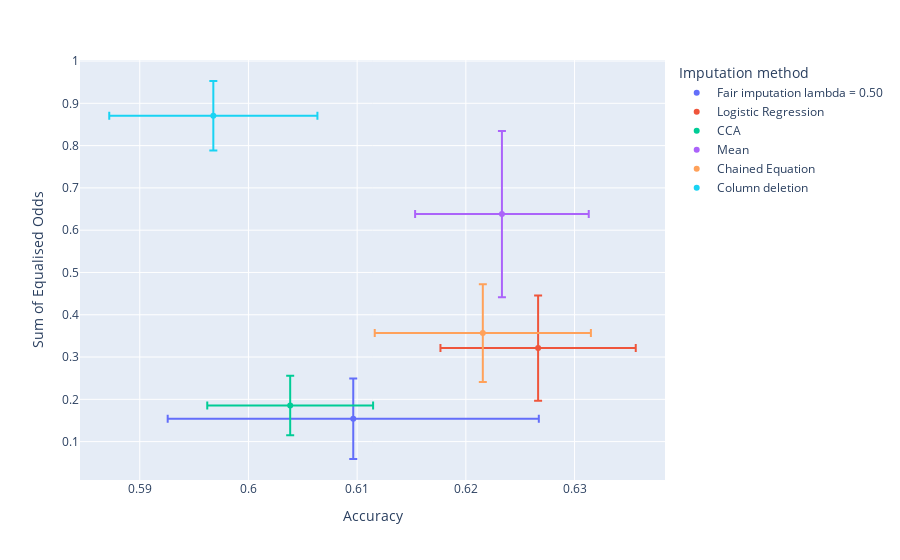
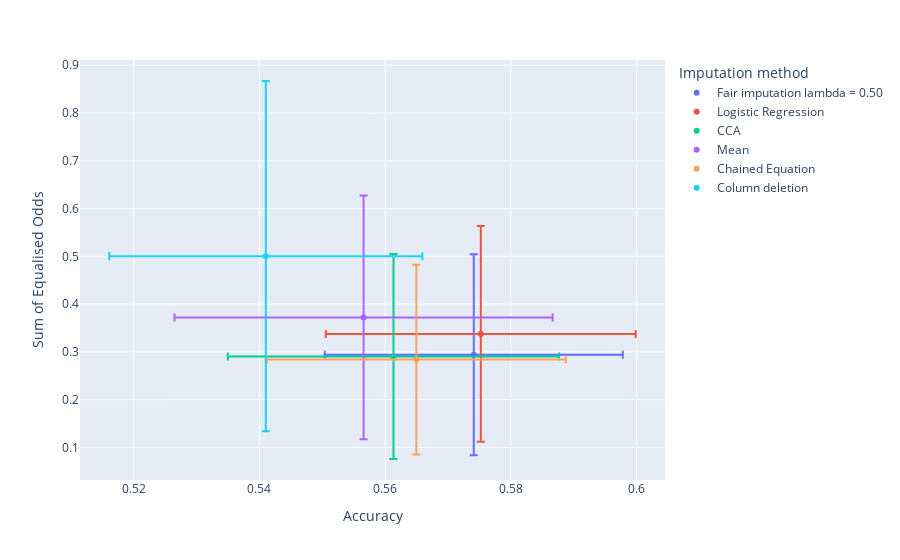
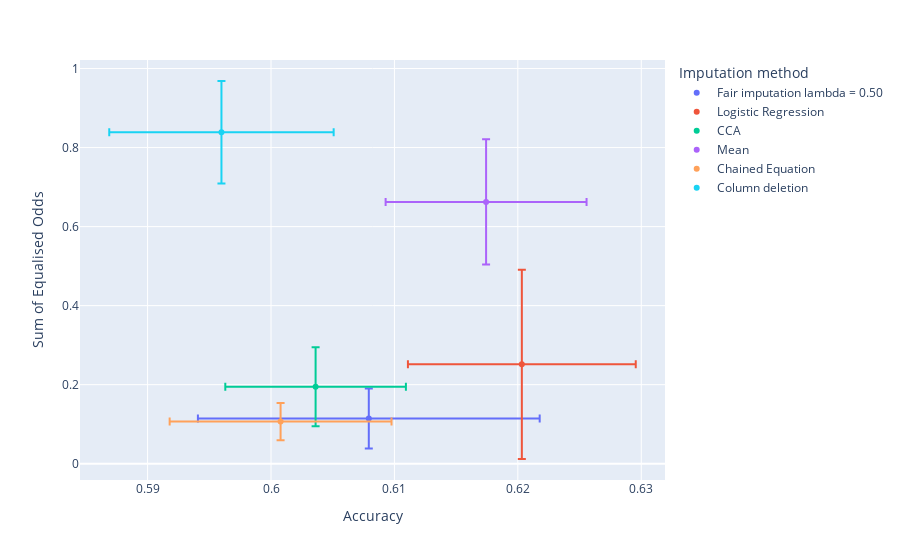
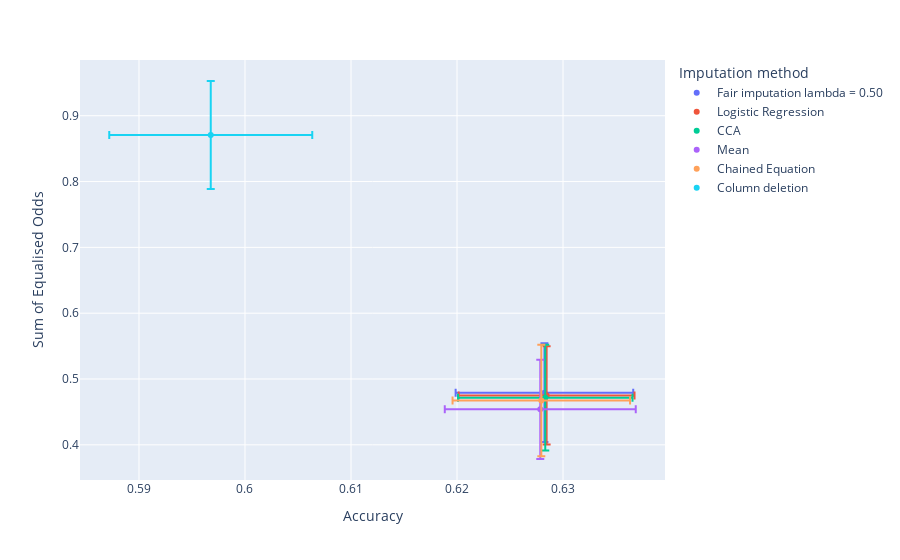

Write notebook code for charts like these, in order.
### Code cell
for key in compas.keys():
    plot_acc_vs_fair(compas, key, plot_folders[0]+"-".join(key.split("|")))

### Figure 1 — Plotly figure (JSON) as saved in the notebook; plotly's stock layout.template omitted (floating-point values rounded to 4 significant figures)
{"data": [{"error_x": {"array": [0.01707]}, "error_y": {"array": [0.09504]}, "hovertemplate": "Imputation method=Fair imputation lambda = 0.50<br>Accuracy=%{x}<br>Sum of Equalised Odds=%{y}<extra></extra>", "legendgroup": "Fair imputation lambda = 0.50", "marker": {"color": "#636efa", "symbol": "circle"}, "mode": "markers", "name": "Fair imputation lambda = 0.50", "orientation": "v", "showlegend": true, "type": "scatter", "x": [0.6096], "xaxis": "x", "y": [0.1539], "yaxis": "y"}, {"error_x": {"array": [0.008983]}, "error_y": {"array": [0.1246]}, "hovertemplate": "Imputation method=Logistic Regression<br>Accuracy=%{x}<br>Sum of Equalised Odds=%{y}<extra></extra>", "legendgroup": "Logistic Regression", "marker": {"color": "#EF553B", "symbol": "circle"}, "mode": "markers", "name": "Logistic Regression", "orientation": "v", "showlegend": true, "type": "scatter", "x": [0.6266], "xaxis": "x", "y": [0.3212], "yaxis": "y"}, {"error_x": {"array": [0.007628]}, "error_y": {"array": [0.0703]}, "hovertemplate": "Imputation method=CCA<br>Accuracy=%{x}<br>Sum of Equalised Odds=%{y}<extra></extra>", "legendgroup": "CCA", "marker": {"color": "#00cc96", "symbol": "circle"}, "mode": "markers", "name": "CCA", "orientation": "v", "showlegend": true, "type": "scatter", "x": [0.6038], "xaxis": "x", "y": [0.1855], "yaxis": "y"}, {"error_x": {"array": [0.007986]}, "error_y": {"array": [0.1966]}, "hovertemplate": "Imputation method=Mean<br>Accuracy=%{x}<br>Sum of Equalised Odds=%{y}<extra></extra>", "legendgroup": "Mean", "marker": {"color": "#ab63fa", "symbol": "circle"}, "mode": "markers", "name": "Mean", "orientation": "v", "showlegend": true, "type": "scatter", "x": [0.6233], "xaxis": "x", "y": [0.6382], "yaxis": "y"}, {"error_x": {"array": [0.009943]}, "error_y": {"array": [0.1157]}, "hovertemplate": "Imputation method=Chained Equation<br>Accuracy=%{x}<br>Sum of Equalised Odds=%{y}<extra></extra>", "legendgroup": "Chained Equation", "marker": {"color": "#FFA15A", "symbol": "circle"}, "mode": "markers", "name": "Chained Equation", "orientation": "v", "showlegend": true, "type": "scatter", "x": [0.6216], "xaxis": "x", "y": [0.3567], "yaxis": "y"}, {"error_x": {"array": [0.009575]}, "error_y": {"array": [0.08212]}, "hovertemplate": "Imputation method=Column deletion<br>Accuracy=%{x}<br>Sum of Equalised Odds=%{y}<extra></extra>", "legendgroup": "Column deletion", "marker": {"color": "#19d3f3", "symbol": "circle"}, "mode": "markers", "name": "Column deletion", "orientation": "v", "showlegend": true, "type": "scatter", "x": [0.5968], "xaxis": "x", "y": [0.8706], "yaxis": "y"}], "layout": {"legend": {"title": {"text": "Imputation method"}, "tracegroupgap": 0}, "margin": {"t": 60}, "xaxis": {"anchor": "y", "domain": [0, 1], "title": {"text": "Accuracy"}}, "yaxis": {"anchor": "x", "domain": [0, 1], "title": {"text": "Sum of Equalised Odds"}}}}

### Figure 2 — Plotly figure (JSON) as saved in the notebook; plotly's stock layout.template omitted (floating-point values rounded to 4 significant figures)
{"data": [{"error_x": {"array": [0.0237]}, "error_y": {"array": [0.2105]}, "hovertemplate": "Imputation method=Fair imputation lambda = 0.50<br>Accuracy=%{x}<br>Sum of Equalised Odds=%{y}<extra></extra>", "legendgroup": "Fair imputation lambda = 0.50", "marker": {"color": "#636efa", "symbol": "circle"}, "mode": "markers", "name": "Fair imputation lambda = 0.50", "orientation": "v", "showlegend": true, "type": "scatter", "x": [0.5741], "xaxis": "x", "y": [0.294], "yaxis": "y"}, {"error_x": {"array": [0.02464]}, "error_y": {"array": [0.2259]}, "hovertemplate": "Imputation method=Logistic Regression<br>Accuracy=%{x}<br>Sum of Equalised Odds=%{y}<extra></extra>", "legendgroup": "Logistic Regression", "marker": {"color": "#EF553B", "symbol": "circle"}, "mode": "markers", "name": "Logistic Regression", "orientation": "v", "showlegend": true, "type": "scatter", "x": [0.5752], "xaxis": "x", "y": [0.3375], "yaxis": "y"}, {"error_x": {"array": [0.02635]}, "error_y": {"array": [0.2147]}, "hovertemplate": "Imputation method=CCA<br>Accuracy=%{x}<br>Sum of Equalised Odds=%{y}<extra></extra>", "legendgroup": "CCA", "marker": {"color": "#00cc96", "symbol": "circle"}, "mode": "markers", "name": "CCA", "orientation": "v", "showlegend": true, "type": "scatter", "x": [0.5613], "xaxis": "x", "y": [0.2904], "yaxis": "y"}, {"error_x": {"array": [0.03007]}, "error_y": {"array": [0.2551]}, "hovertemplate": "Imputation method=Mean<br>Accuracy=%{x}<br>Sum of Equalised Odds=%{y}<extra></extra>", "legendgroup": "Mean", "marker": {"color": "#ab63fa", "symbol": "circle"}, "mode": "markers", "name": "Mean", "orientation": "v", "showlegend": true, "type": "scatter", "x": [0.5566], "xaxis": "x", "y": [0.3721], "yaxis": "y"}, {"error_x": {"array": [0.02378]}, "error_y": {"array": [0.1988]}, "hovertemplate": "Imputation method=Chained Equation<br>Accuracy=%{x}<br>Sum of Equalised Odds=%{y}<extra></extra>", "legendgroup": "Chained Equation", "marker": {"color": "#FFA15A", "symbol": "circle"}, "mode": "markers", "name": "Chained Equation", "orientation": "v", "showlegend": true, "type": "scatter", "x": [0.565], "xaxis": "x", "y": [0.2838], "yaxis": "y"}, {"error_x": {"array": [0.0249]}, "error_y": {"array": [0.3668]}, "hovertemplate": "Imputation method=Column deletion<br>Accuracy=%{x}<br>Sum of Equalised Odds=%{y}<extra></extra>", "legendgroup": "Column deletion", "marker": {"color": "#19d3f3", "symbol": "circle"}, "mode": "markers", "name": "Column deletion", "orientation": "v", "showlegend": true, "type": "scatter", "x": [0.541], "xaxis": "x", "y": [0.5003], "yaxis": "y"}], "layout": {"legend": {"title": {"text": "Imputation method"}, "tracegroupgap": 0}, "margin": {"t": 60}, "xaxis": {"anchor": "y", "domain": [0, 1], "title": {"text": "Accuracy"}}, "yaxis": {"anchor": "x", "domain": [0, 1], "title": {"text": "Sum of Equalised Odds"}}}}

### Figure 3 — Plotly figure (JSON) as saved in the notebook; plotly's stock layout.template omitted (floating-point values rounded to 4 significant figures)
{"data": [{"error_x": {"array": [0.01385]}, "error_y": {"array": [0.07617]}, "hovertemplate": "Imputation method=Fair imputation lambda = 0.50<br>Accuracy=%{x}<br>Sum of Equalised Odds=%{y}<extra></extra>", "legendgroup": "Fair imputation lambda = 0.50", "marker": {"color": "#636efa", "symbol": "circle"}, "mode": "markers", "name": "Fair imputation lambda = 0.50", "orientation": "v", "showlegend": true, "type": "scatter", "x": [0.6079], "xaxis": "x", "y": [0.1144], "yaxis": "y"}, {"error_x": {"array": [0.00923]}, "error_y": {"array": [0.2395]}, "hovertemplate": "Imputation method=Logistic Regression<br>Accuracy=%{x}<br>Sum of Equalised Odds=%{y}<extra></extra>", "legendgroup": "Logistic Regression", "marker": {"color": "#EF553B", "symbol": "circle"}, "mode": "markers", "name": "Logistic Regression", "orientation": "v", "showlegend": true, "type": "scatter", "x": [0.6203], "xaxis": "x", "y": [0.2514], "yaxis": "y"}, {"error_x": {"array": [0.007317]}, "error_y": {"array": [0.09988]}, "hovertemplate": "Imputation method=CCA<br>Accuracy=%{x}<br>Sum of Equalised Odds=%{y}<extra></extra>", "legendgroup": "CCA", "marker": {"color": "#00cc96", "symbol": "circle"}, "mode": "markers", "name": "CCA", "orientation": "v", "showlegend": true, "type": "scatter", "x": [0.6036], "xaxis": "x", "y": [0.1945], "yaxis": "y"}, {"error_x": {"array": [0.008141]}, "error_y": {"array": [0.1584]}, "hovertemplate": "Imputation method=Mean<br>Accuracy=%{x}<br>Sum of Equalised Odds=%{y}<extra></extra>", "legendgroup": "Mean", "marker": {"color": "#ab63fa", "symbol": "circle"}, "mode": "markers", "name": "Mean", "orientation": "v", "showlegend": true, "type": "scatter", "x": [0.6174], "xaxis": "x", "y": [0.6623], "yaxis": "y"}, {"error_x": {"array": [0.008989]}, "error_y": {"array": [0.04705]}, "hovertemplate": "Imputation method=Chained Equation<br>Accuracy=%{x}<br>Sum of Equalised Odds=%{y}<extra></extra>", "legendgroup": "Chained Equation", "marker": {"color": "#FFA15A", "symbol": "circle"}, "mode": "markers", "name": "Chained Equation", "orientation": "v", "showlegend": true, "type": "scatter", "x": [0.6008], "xaxis": "x", "y": [0.1067], "yaxis": "y"}, {"error_x": {"array": [0.009092]}, "error_y": {"array": [0.1298]}, "hovertemplate": "Imputation method=Column deletion<br>Accuracy=%{x}<br>Sum of Equalised Odds=%{y}<extra></extra>", "legendgroup": "Column deletion", "marker": {"color": "#19d3f3", "symbol": "circle"}, "mode": "markers", "name": "Column deletion", "orientation": "v", "showlegend": true, "type": "scatter", "x": [0.596], "xaxis": "x", "y": [0.8386], "yaxis": "y"}], "layout": {"legend": {"title": {"text": "Imputation method"}, "tracegroupgap": 0}, "margin": {"t": 60}, "xaxis": {"anchor": "y", "domain": [0, 1], "title": {"text": "Accuracy"}}, "yaxis": {"anchor": "x", "domain": [0, 1], "title": {"text": "Sum of Equalised Odds"}}}}

### Figure 4 — Plotly figure (JSON) as saved in the notebook; plotly's stock layout.template omitted (floating-point values rounded to 4 significant figures)
{"data": [{"error_x": {"array": [0.008376]}, "error_y": {"array": [0.07483]}, "hovertemplate": "Imputation method=Fair imputation lambda = 0.50<br>Accuracy=%{x}<br>Sum of Equalised Odds=%{y}<extra></extra>", "legendgroup": "Fair imputation lambda = 0.50", "marker": {"color": "#636efa", "symbol": "circle"}, "mode": "markers", "name": "Fair imputation lambda = 0.50", "orientation": "v", "showlegend": true, "type": "scatter", "x": [0.6282], "xaxis": "x", "y": [0.4793], "yaxis": "y"}, {"error_x": {"array": [0.008293]}, "error_y": {"array": [0.07458]}, "hovertemplate": "Imputation method=Logistic Regression<br>Accuracy=%{x}<br>Sum of Equalised Odds=%{y}<extra></extra>", "legendgroup": "Logistic Regression", "marker": {"color": "#EF553B", "symbol": "circle"}, "mode": "markers", "name": "Logistic Regression", "orientation": "v", "showlegend": true, "type": "scatter", "x": [0.6285], "xaxis": "x", "y": [0.4751], "yaxis": "y"}, {"error_x": {"array": [0.008229]}, "error_y": {"array": [0.08031]}, "hovertemplate": "Imputation method=CCA<br>Accuracy=%{x}<br>Sum of Equalised Odds=%{y}<extra></extra>", "legendgroup": "CCA", "marker": {"color": "#00cc96", "symbol": "circle"}, "mode": "markers", "name": "CCA", "orientation": "v", "showlegend": true, "type": "scatter", "x": [0.6283], "xaxis": "x", "y": [0.4717], "yaxis": "y"}, {"error_x": {"array": [0.009007]}, "error_y": {"array": [0.07541]}, "hovertemplate": "Imputation method=Mean<br>Accuracy=%{x}<br>Sum of Equalised Odds=%{y}<extra></extra>", "legendgroup": "Mean", "marker": {"color": "#ab63fa", "symbol": "circle"}, "mode": "markers", "name": "Mean", "orientation": "v", "showlegend": true, "type": "scatter", "x": [0.6279], "xaxis": "x", "y": [0.4539], "yaxis": "y"}, {"error_x": {"array": [0.008373]}, "error_y": {"array": [0.08487]}, "hovertemplate": "Imputation method=Chained Equation<br>Accuracy=%{x}<br>Sum of Equalised Odds=%{y}<extra></extra>", "legendgroup": "Chained Equation", "marker": {"color": "#FFA15A", "symbol": "circle"}, "mode": "markers", "name": "Chained Equation", "orientation": "v", "showlegend": true, "type": "scatter", "x": [0.628], "xaxis": "x", "y": [0.4674], "yaxis": "y"}, {"error_x": {"array": [0.009575]}, "error_y": {"array": [0.08212]}, "hovertemplate": "Imputation method=Column deletion<br>Accuracy=%{x}<br>Sum of Equalised Odds=%{y}<extra></extra>", "legendgroup": "Column deletion", "marker": {"color": "#19d3f3", "symbol": "circle"}, "mode": "markers", "name": "Column deletion", "orientation": "v", "showlegend": true, "type": "scatter", "x": [0.5968], "xaxis": "x", "y": [0.8706], "yaxis": "y"}], "layout": {"legend": {"title": {"text": "Imputation method"}, "tracegroupgap": 0}, "margin": {"t": 60}, "xaxis": {"anchor": "y", "domain": [0, 1], "title": {"text": "Accuracy"}}, "yaxis": {"anchor": "x", "domain": [0, 1], "title": {"text": "Sum of Equalised Odds"}}}}
